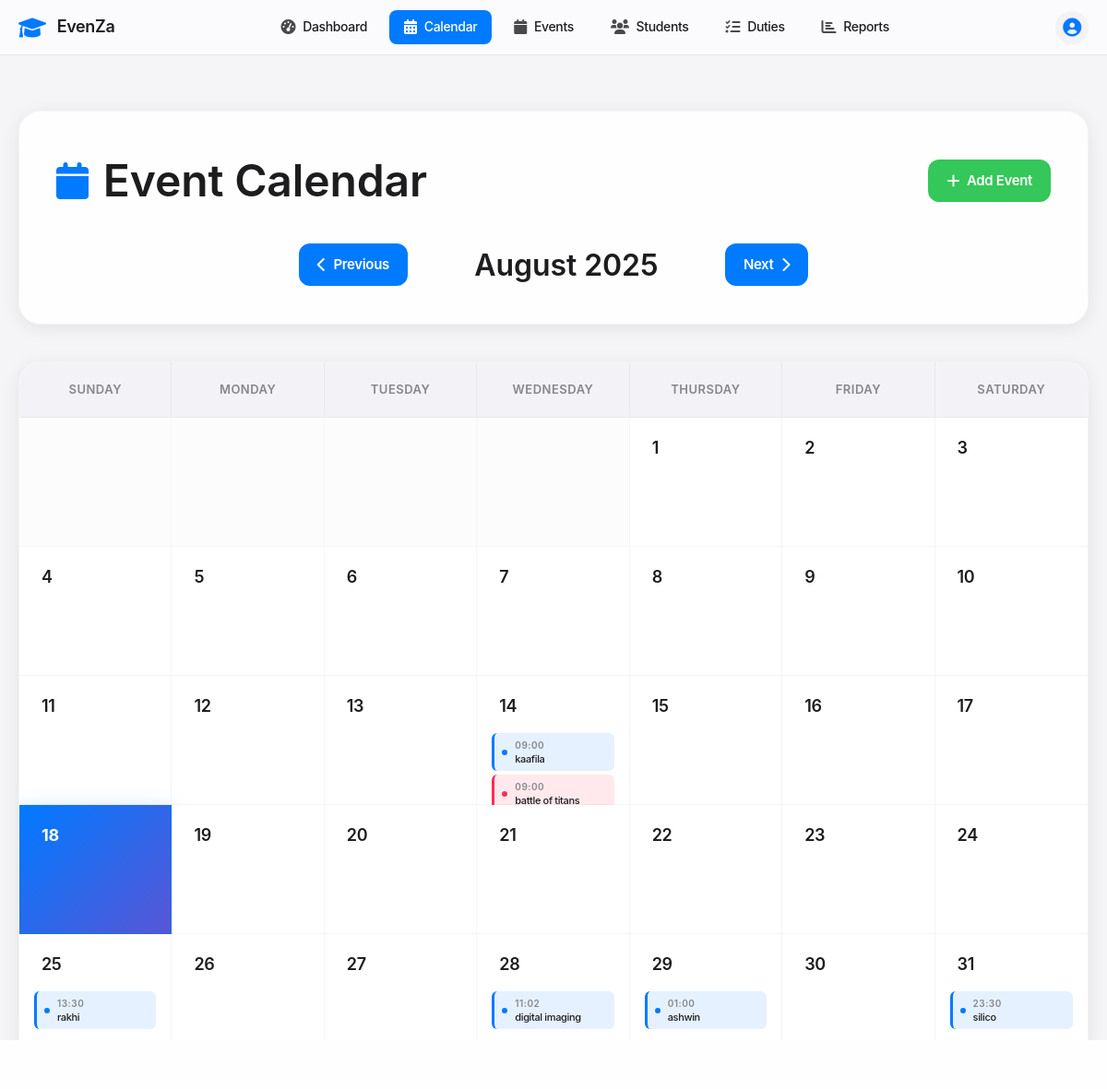
/calendar, run on the app's committed database.
### tables this page shows
CREATE TABLE events (
            id INTEGER PRIMARY KEY AUTOINCREMENT,
            name TEXT NOT NULL,
            type TEXT NOT NULL,
            event_date DATE NOT NULL,
            start_time TIME NOT NULL,
            end_time TIME NOT NULL,
            venue TEXT NOT NULL,
            description TEXT,
            host_school TEXT NOT NULL,
            participating_schools TEXT,
            status TEXT DEFAULT 'upcoming',
            created_at TIMESTAMP DEFAULT CURRENT_TIMESTAMP
        );

### app.py (the view)
@app.route('/calendar')
def calendar_view():
    year = int(request.args.get('year', datetime.now().year))
    month = int(request.args.get('month', datetime.now().month))
    calendar_data = get_calendar_data(year, month)
    return render_template('calendar.html', **calendar_data)

### app.py (called while the page is built)
def get_db_connection():
    conn = sqlite3.connect('events.db')
    conn.row_factory = sqlite3.Row
    return conn

### templates/calendar.html (shortened to what this page needs)
<!DOCTYPE html>
<html lang="en">
<head>
    <link href="https://cdnjs.cloudflare.com/ajax/libs/font-awesome/6.0.0/css/all.min.css" rel="stylesheet">
</head>
<body>
    <nav class="apple-nav">
        <div class="nav-container">
            <div class="nav-brand">
                <i class="fas fa-graduation-cap"></i>
                <span>EvenZa</span>
            </div>
            <div class="nav-menu">
                <a href="{{ url_for('dashboard') }}" class="nav-link ">
                    <i class="fas fa-tachometer-alt"></i>
                    <span>Dashboard</span>
                </a>
                <a href="{{ url_for('calendar_view') }}" class="nav-link active">
                    <i class="fas fa-calendar-alt"></i>
                    <span>Calendar</span>
                </a>
                <a href="{{ url_for('events') }}" class="nav-link">
                    <i class="fas fa-calendar"></i>
                    <span>Events</span>
                </a>
                <a href="{{ url_for('participants') }}" class="nav-link">
                    <i class="fas fa-users"></i>
                    <span>Students</span>
                </a>
                <a href="{{ url_for('duties') }}" class="nav-link">
                    <i class="fas fa-tasks"></i>
                    <span>Duties</span>
                </a>
                <a href="{{ url_for('reports') }}" class="nav-link">
                    <i class="fas fa-chart-bar"></i>
                    <span>Reports</span>
                </a>
            </div>
            <div class="nav-user">
                <div class="user-avatar">
                    <i class="fas fa-user-circle"></i>
                </div>
            </div>
        </div>
    </nav>
    <div class="calendar-container">
        <div class="container">
            <div class="calendar-header fade-in">
                <div class="header-content">
                    <h1 class="main-title">
                        <i class="fas fa-calendar calendar-icon"></i>
                        Event Calendar
                    </h1>
                    <div class="calendar-actions">
                        <a href="{{ url_for('add_calendar_event') }}" class="btn-primary">
                            <i class="fas fa-plus"></i>
                            Add Event
                        </a>
                    </div>
                </div>
                <div class="calendar-navigation">
                    <a href="{{ url_for('calendar_view', year=prev_year, month=prev_month) }}" class="nav-btn">
                        <i class="fas fa-chevron-left"></i>
                        Previous
                    </a>
                    <h2 class="current-month">{{ month_name }} {{ year }}</h2>
                    <a href="{{ url_for('calendar_view', year=next_year, month=next_month) }}" class="nav-btn">
                        Next
                        <i class="fas fa-chevron-right"></i>
                    </a>
                </div>
            </div>
            <div class="calendar-wrapper fade-in">
                <div class="calendar-grid">
                    <div class="calendar-weekdays">
                        <div class="weekday">Sunday</div>
                        <div class="weekday">Monday</div>
                        <div class="weekday">Tuesday</div>
                        <div class="weekday">Wednesday</div>
                        <div class="weekday">Thursday</div>
                        <div class="weekday">Friday</div>
                        <div class="weekday">Saturday</div>
                    </div>
                    <div class="calendar-days">
                        {% for week in calendar %}
                            {% for day in week %}
                                {% if day != 0 %}
                                    <div class="calendar-day {% if day == datetime.now().day and month == datetime.now().month and year == datetime.now().year %}today{% endif %}">
                                        <div class="day-header">
                                            <div class="day-number">
                                                <a href="{{ url_for('day_events', year=year, month=month, day=day) }}">{{ day }}</a>
                                            </div>
                                        </div>
                                        <div class="day-events">
                                            {% set day_str = year ~ '-' ~ (month|string).zfill(2) ~ '-' ~ (day|string).zfill(2) %}
                                            {% if events_by_date.get(day_str) %}
                                                {% for event in events_by_date[day_str][:3] %}
                                                    <div class="event-item event-type-{{ loop.index0 % 4 }}">
                                                        <div class="event-indicator"></div>
                                                        <div class="event-content">
                                                            <span class="event-time">{{ event.start_time[:5] }}</span>
                                                            <span class="event-name">{{ event.name[:16] }}{% if event.name|length > 16 %}...{% endif %}</span>
                                                        </div>
                                                    </div>
                                                {% endfor %}
                                            {% endif %}
                                        </div>
                                    </div>
                                {% else %}
                                    <div class="calendar-day empty"></div>
                                {% endif %}
                            {% endfor %}
                        {% endfor %}
                    </div>
                </div>
            </div>
        </div>
    </div>
</body>
</html>

### data on the page
events: start_time "09:00", name "kaafila"
events: start_time "09:00", name "battle of titans"
events: start_time "13:30", name "rakhi"
events: start_time "11:02", name "digital imaging"
events: start_time "01:00", name "ashwin"
events: start_time "23:30", name "silico"

### other printed values
{{ month_name }} "August"
{{ year }} "2025"
{{ day }} "1" "2" "3" "4" "5" "6" "7" "8" "9" "10" "11" "12" "13" "14" "15" "16" "17" "18" "19" "20" "21" "22" "23" "24" "25" "26" "27" "28" "29" "30" "31"
